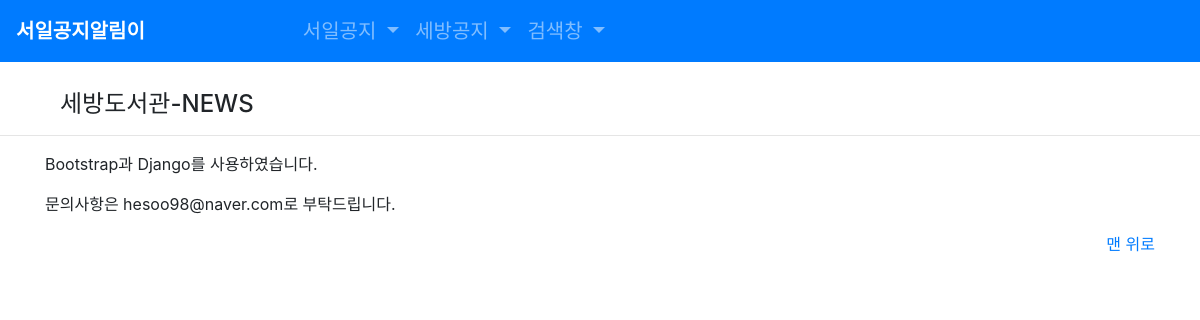
Page /libNotice/news on the earlier database version.
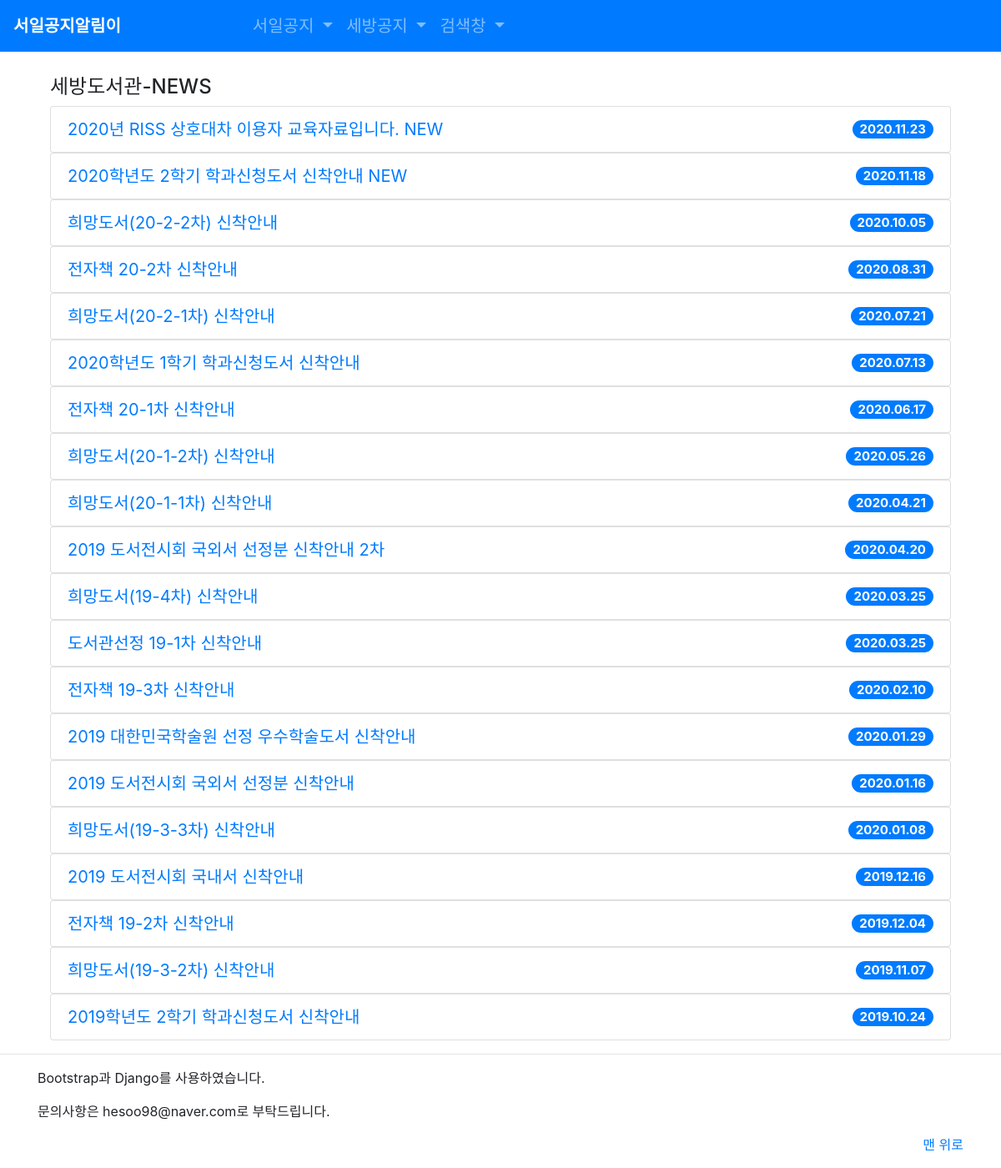
Same page on the later database version.
### seoilLibraryNotice/models.py (models this page shows, shortened)
class NewsInfo(models.Model):
    title = models.CharField(max_length=200)
    date = models.CharField(max_length=20)
    url = models.URLField()

### seoilLibraryNotice/views.py (the view)
# urls.py: path('news', NewsInfoListView.as_view(), name='event'),
class NewsInfoListView(ListView):
    model = NewsInfo
    context_object_name = 'news'

### seoilLibraryNotice/templates/seoilLibraryNotice/newsinfo_list.html (shortened to what this page needs)
{% extends 'base.html' %}
{% load static %}
{% block content %}
<div class="container">
  <h4>세방도서관-NEWS</h4>
  {% for notice in news %}
    <div>
      <ul class="list-group">
        <li class="list-group-item d-flex justify-content-between align-items-center">
          <a href='{{ notice.url }}' target="_blank">{{ notice.title }}</a>
          <span class="badge badge-primary badge-pill">{{ notice.date }}</span>
        </li>
      </ul>
    </div>
    {% endfor %}
</div>
{% endblock content%}

Differences in the rows shown:
added NewsInfo: title "2020년 RISS 상호대차 이용자 교육자료입니다. NEW", date "2020.11.23"
added NewsInfo: title "2020학년도 2학기 학과신청도서 신착안내 NEW", date "2020.11.18"
added NewsInfo: title "희망도서(20-2-2차) 신착안내", date "2020.10.05"
added NewsInfo: title "전자책 20-2차 신착안내", date "2020.08.31"
added NewsInfo: title "희망도서(20-2-1차) 신착안내", date "2020.07.21"
added NewsInfo: title "2020학년도 1학기 학과신청도서 신착안내", date "2020.07.13"
added NewsInfo: title "전자책 20-1차 신착안내", date "2020.06.17"
added NewsInfo: title "희망도서(20-1-2차) 신착안내", date "2020.05.26"
added NewsInfo: title "희망도서(20-1-1차) 신착안내", date "2020.04.21"
added NewsInfo: title "2019 도서전시회 국외서 선정분 신착안내 2차", date "2020.04.20"
added NewsInfo: title "희망도서(19-4차) 신착안내", date "2020.03.25"
added NewsInfo: title "도서관선정 19-1차 신착안내", date "2020.03.25"
added NewsInfo: title "전자책 19-3차 신착안내", date "2020.02.10"
added NewsInfo: title "2019 대한민국학술원 선정 우수학술도서 신착안내", date "2020.01.29"
added NewsInfo: title "2019 도서전시회 국외서 선정분 신착안내", date "2020.01.16"
added NewsInfo: title "희망도서(19-3-3차) 신착안내", date "2020.01.08"
added NewsInfo: title "2019 도서전시회 국내서 신착안내", date "2019.12.16"
added NewsInfo: title "전자책 19-2차 신착안내", date "2019.12.04"
added NewsInfo: title "희망도서(19-3-2차) 신착안내", date "2019.11.07"
added NewsInfo: title "2019학년도 2학기 학과신청도서 신착안내", date "2019.10.24"
